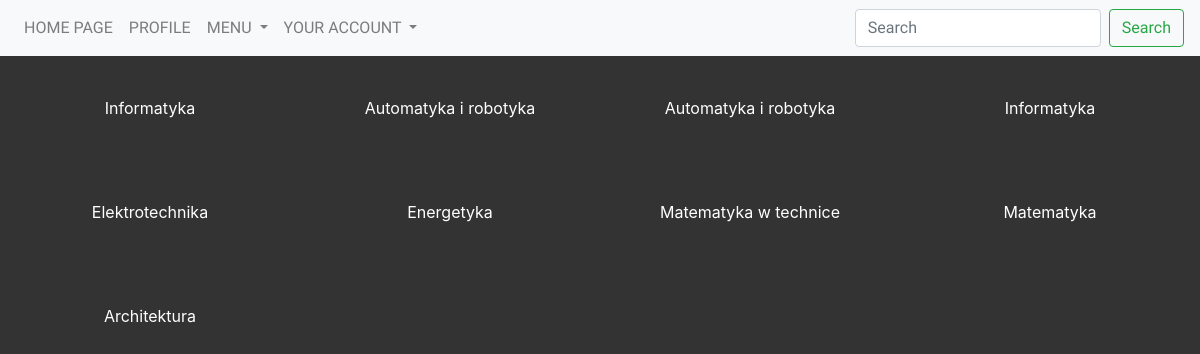
Screenshot of /faculties/1/majors (signed in) with the database file from the repository.
### models.py (models this page shows, shortened)
class Major(db.Model):
    __tablename__ = 'major'
    __searchable__ = ['name']
    id = Column(Integer, autoincrement=True, primary_key=True)
    name = Column(String(50), default='')
    year = db.relationship('Year', backref='major')
    group = db.relationship('Group', backref='major')
    student = db.relationship('Student', backref='major')
    faculty_id = db.Column(db.Integer, db.ForeignKey('faculty.id'), nullable=False)
    def __repr__(self):
        return '{}'.format(self.name)

### views/faculties.py (the view)
@app.route('/faculties/<int:id1>/majors', methods=['GET'])
@login_required
def majors(id1):
    majors = models.Major.query.filter(models.Faculty.id == id1).all()
    print(id1)
    print(majors)
    return render_template('faculty/majors.html', id1=id1, majors=majors)

### views/user.py (called while the page is built)
@lm.user_loader
def load_user(user_id):
    return User.query.filter(User.id == user_id).first()

@app.before_request
def before_request():
    if current_user.is_authenticated:
        current_user.last_seen = datetime.utcnow()
        db.session.commit()

### templates/faculty/majors.html
{% extends "_base.html" %}
{% block content %}
    <div class="row">
        {% for major in majors %}
            <div id="div_majors" class="col-md-3">
                <a href="/faculties/{{ id1 }}/majors/{{ major.id }}">{{ major.name }}</a>
            </div>
        {% endfor %}
    </div>
{% endblock %}

### static/css/base.css (style rules this page uses)
body { background-color: #333333; padding-top: 55px; }

### static/css/majors.css (style rules this page uses)
#div_majors { text-align: center; padding: 40px; }
#div_majors a { color: #ffffff; }

### rows the page displays
Major: name "Informatyka"
Major: name "Automatyka i robotyka"
Major: name "Automatyka i robotyka"
Major: name "Informatyka"
Major: name "Elektrotechnika"
Major: name "Energetyka"
Major: name "Matematyka w technice"
Major: name "Matematyka"
Major: name "Architektura"
